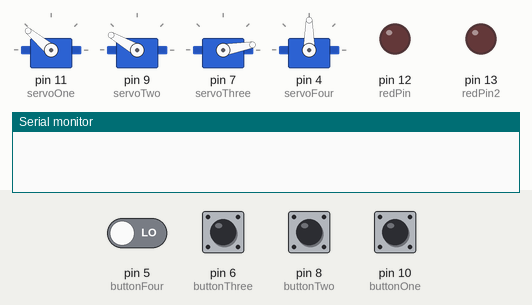
A sketch run on a simulated Arduino Uno, built with avr-gcc and run on an emulated ATmega328P. Parts: 4 × servo, output pins drawn as LEDs (lit = HIGH), the last lines printed to the serial monitor. The inputs (shaded band) are chosen by the test bench; at power-on: pin 5 (buttonFour), pin 6 (buttonThree), pin 8 (buttonTwo), pin 10 (buttonOne) LOW.

Above: at 1.2 s.
1.3 s: pin 6 (buttonThree) pulled HIGH for 0.15 s
At 3.6 s:
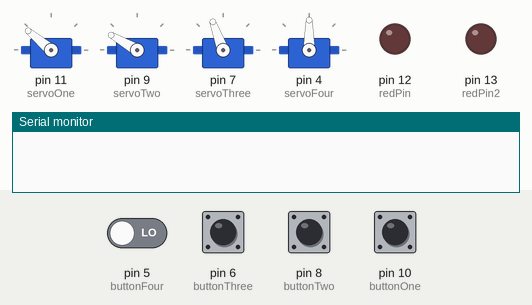
4.4 s: pin 5 (buttonFour) driven HIGH and pin 6 (buttonThree) driven HIGH
At 7.35 s:
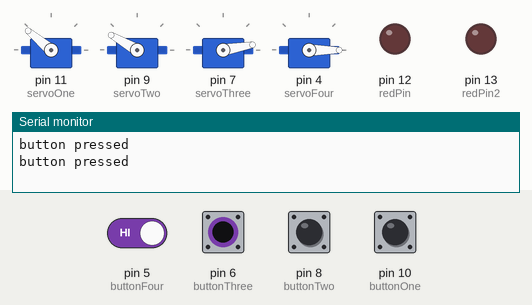
7.4 s: pin 8 (buttonTwo) pulled HIGH for 0.15 s
At 7.9 s:
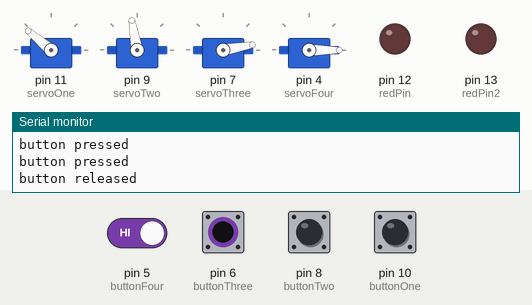
9.0 s: pin 10 (buttonOne) pulled HIGH for 0.15 s
At 11.8 s:
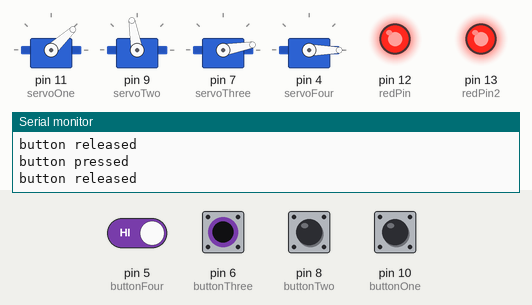
12.1 s: pin 6 (buttonThree) pulsed LOW 2 times (0.12 s each, 0.3 s apart)
At 14.6 s:
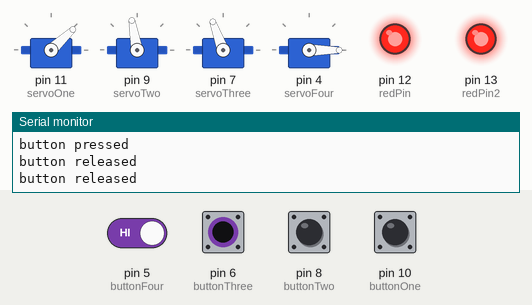
Timing chart, 0 to 16.7 s (numbered marks = the images above; inputs shaded):
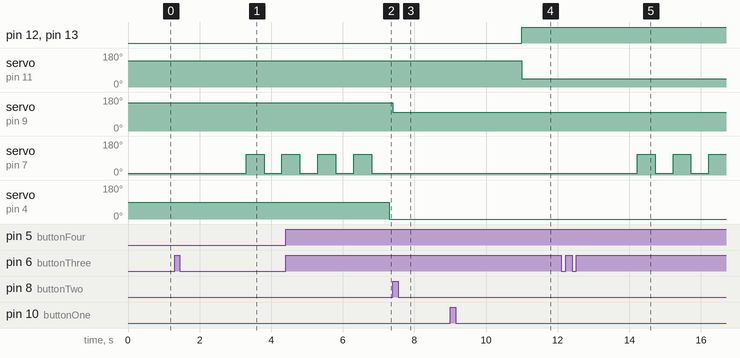

Measured:
- after the input at 1.3 s, servo on pin 7 (servoThree): 10° → 110° after 2.0 s, → 10° 0.50 s later, → 110° 0.50 s later
- after the input at 4.4 s, servo on pin 4 (servoFour): 90° → 0° after 2.9 s
- after the input at 7.4 s, servo on pin 9 (servoTwo): 150° → 100° at once
- after the input at 9.0 s, pin 12 (redPin), pin 13 (redPin2): LOW → HIGH after 2.0 s; servo on pin 11 (servoOne): 140° → 43° after 2.0 s
- after the input at 12.1 s, servo on pin 7 (servoThree): alternates 110° for 0.50 s and 10° for 0.50 s, starting after 2.1 s

The sketch:

KIMIA_project2.ino
```cpp
/*
Once Upon An Arduino - Indiana Jones
TEAM: KIMIA
MEMBERS: Kim Ngan Nguyen & Tamia Hoyt
AET 313
*/

//  Assign pin number to buttons
const int buttonOne = 10;
const int buttonTwo = 8;
const int buttonThree = 6;
const int buttonFour = 5;

//  Assign pin number to LEDs
const int redPin = 12;
const int redPin2 = 13;

//  Static State Change Detections
int buttonState1 = 0;
int buttonState2 = 0;
int buttonState3 = 0;
int buttonState4 = 0;
int previousButtonState = 0;
int previousButtonState2 = 0;
int previousButtonState3 = 0;
int previousButtonState4 = 0;

//  Adding in all four servos
#include <Servo.h>
Servo servoOne;
Servo servoTwo;
Servo servoThree;
Servo servoFour;

void setup() {
  //  Assign pin number to each servo
  servoOne.attach(11);
  servoTwo.attach(9);
  servoThree.attach(7);
  servoFour.attach(4);

  // reset all servos
  servoOne.write(140);
  servoTwo.write(150);
  servoThree.write(10);
  servoFour.write(90);

  // set all buttons as INPUTs
  pinMode(buttonOne, INPUT);
  pinMode(buttonTwo, INPUT);
  pinMode(buttonThree, INPUT);
  pinMode(buttonFour, INPUT);

  // set LEDs as OUTPUTS and reset all LEDs
  pinMode(redPin, OUTPUT);
  pinMode(redPin2, OUTPUT);
  digitalWrite(redPin2, LOW);
  digitalWrite(redPin, LOW);

  Serial.begin(9600);
}

void loop() {

  //  Store current state of each button
  buttonState1 = digitalRead(buttonOne);
  buttonState2 = digitalRead(buttonTwo);
  buttonState3 = digitalRead(buttonThree);
  buttonState4 = digitalRead(buttonFour);

  //  First Interaction (1 Servo + 2 LEDs)
  if (buttonState1 != previousButtonState) {
    if (buttonState1 == HIGH) {
      delay(2000);
      digitalWrite(redPin, HIGH);
      digitalWrite(redPin2, HIGH);
      servoOne.write(43);
      Serial.println("button pressed");
    } else {
      Serial.println("button released");
    }
  }
  previousButtonState = buttonState1;

  // Third Interaction (1 Servo Bridge)
  if (buttonState2 != previousButtonState2) {
    if (buttonState2 == HIGH) {
      servoTwo.write(100);
      Serial.println("button pressed");
    } else {
      Serial.println("button released");
    }
  }
  previousButtonState2 = buttonState2;

  // Fourth Interaction (1 Servo Axe)
  if (buttonState3 != previousButtonState3) {
    if (buttonState3 == HIGH) {
      delay(2000);
      for (int i = 0; i <= 3; i++) { //action
        servoThree.write(110);
        delay(500);
        servoThree.write(10);
        delay(500);
      }
      Serial.println("button pressed");
    } else {
      Serial.println("button released");
    }
  }
  previousButtonState3 = buttonState3;

    // Fifth Interaction (1 Servo Boulder)
  if (buttonState4 != previousButtonState4) {
    if (buttonState4 == HIGH) {
      servoFour.write(0);
      Serial.println("button pressed");
    } else {
      Serial.println("button released");
    }
  }
  previousButtonState4 = buttonState4;
}
```
